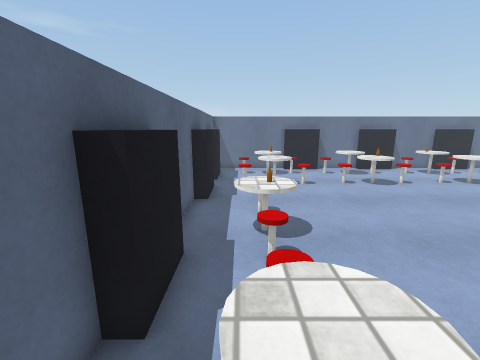
[1] (above)

16 first-person views from a walk through a 3-D level made in the Unity game engine. The camera is 1.5 m above the floor, tilts 12° down and sees 90° across. The floor is counted in squares, 0.5 m on a side. Each view is taken from the middle of a square. On the plan, view 1 faces up. The plan holds only what a view shows up to about 19 squares ahead; the rest is blank. The place goes on beyond the plan. Surface patterns are stand-ins for the level's own textures.

[2]
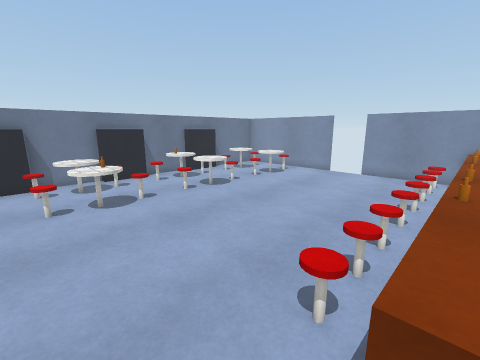

[3]
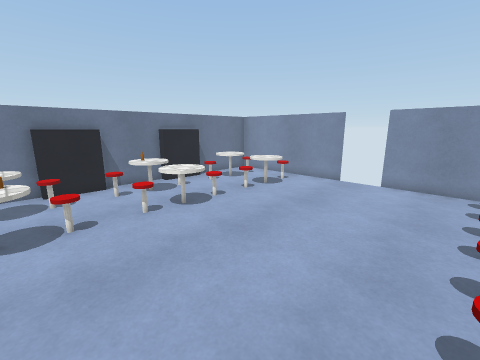

[4]
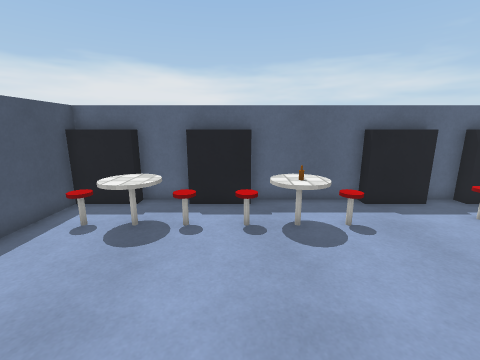

[5]
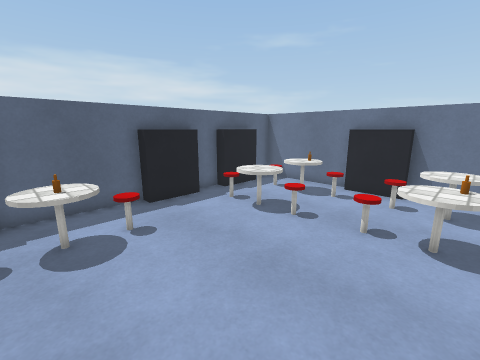

[6]
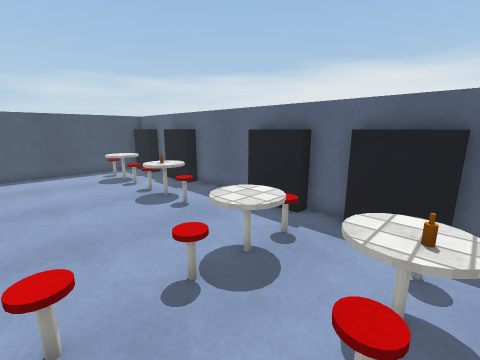

[7]
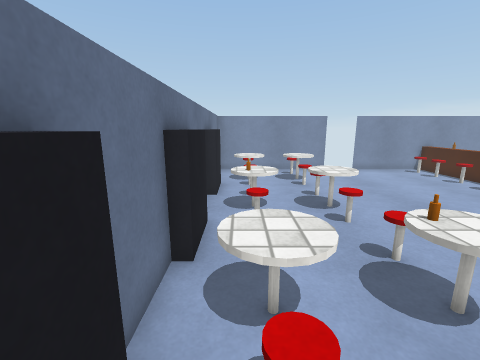

[8]
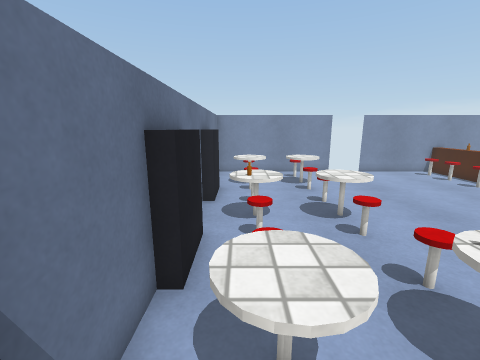

[9]
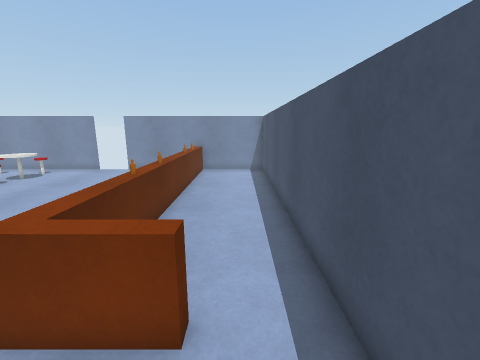

[10]
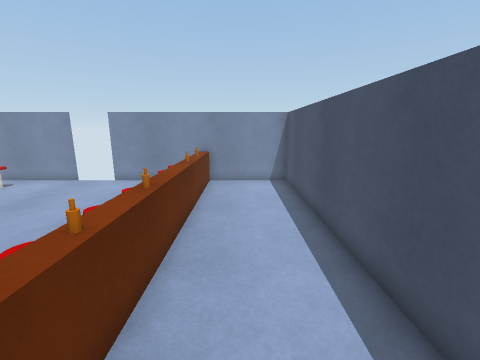

[11]
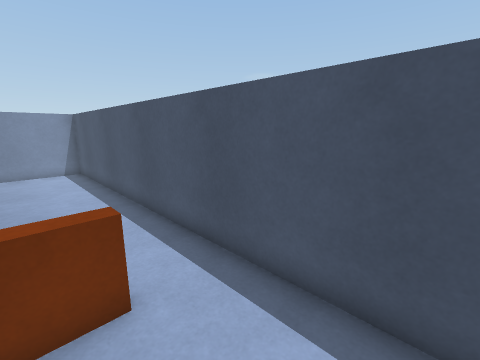

[12]
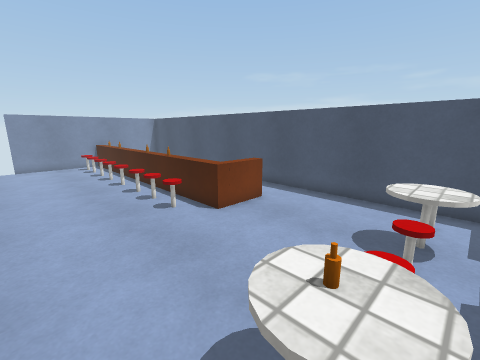

[13]
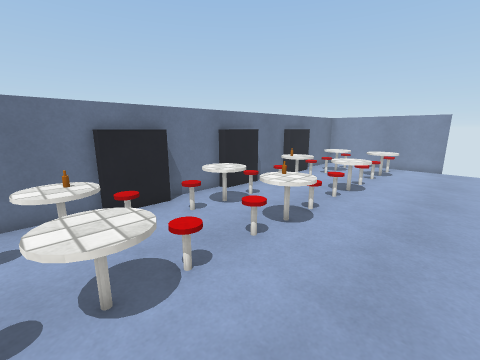

[14]
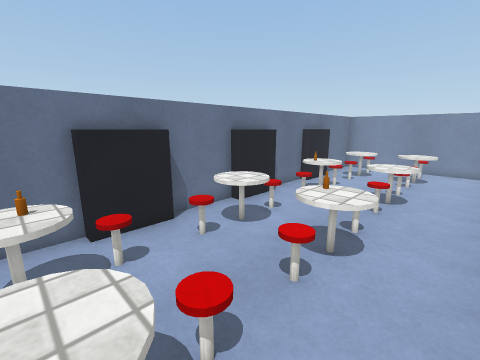

[15]
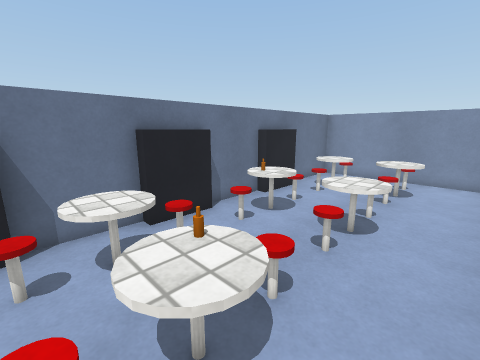

[16]
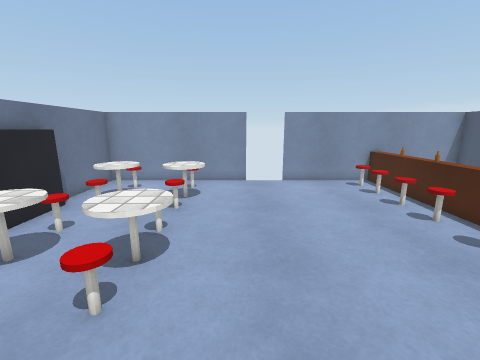

### Floor plan
Key: @ floor where view 1 was taken; # wall or solid block; . floor; = window, fence, low wall or low ledge; ^ raised ledge; O other object.
Columns run from 2 left of view 1 to 22 right of it. Each row starts with its distance up from view 1.
 19 ##  ##^^####^^###^^^##
 18 ######^^#  #^^#  ^^^  ###
 17 ^..OOO...OO...OOO...OO..#
 16 ^..OOO...OO...OOO...OO..#
 15 ^=......................#
 14 #..OOO...OO...OOO...OO..#
 13 #.OOOO..OOO...OOO...OO..#
 12 ^...O....OO.............#
 11 ^.......................#
 10 ^.......................
  9 #.......................
  8 #.OO....................#
  7 #.OOO...................#
  6 #.OO....................#
  5 ^=.O....................#
  4 ^........               #
  3 ^........====O=O====O=O=#
  2 #.OOO....=  ............#
  1 ^.OOO....=..............#
  0 ^.@O....................#
 -1 ^=......................#
 -2 #########################

Positions as (right, up) in squares from view 1, and headings:
1: (0, 0), facing up
2: (5, 3), facing up-right
3: (8, 5), facing up-right
4: (8, 5), facing left
5: (8, 6), facing up-left
6: (6, 17), facing down-left
7: (4, 17), facing right
8: (5, 17), facing right
9: (4, 0), facing right
10: (8, 1), facing right
11: (3, 2), facing down-right
12: (0, 9), facing down-right
13: (1, 9), facing up-right
14: (2, 11), facing up-right
15: (6, 11), facing up-right
16: (8, 11), facing right
